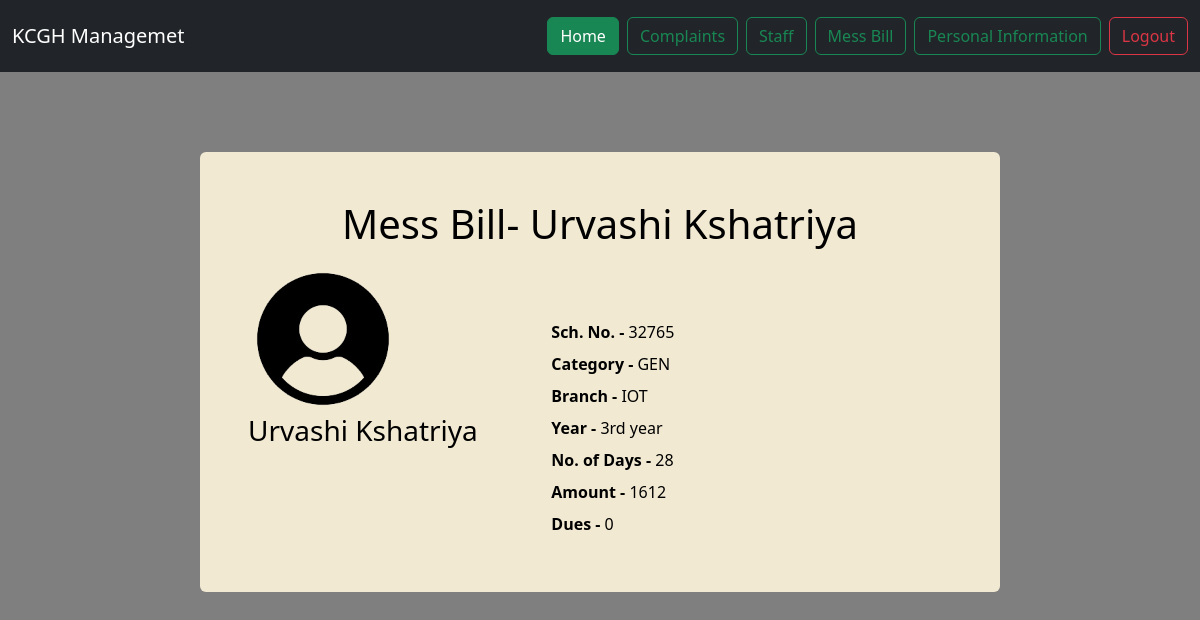
Screenshot of /messbill (signed in) with the database file from the repository.
### mess/models.py (models this page shows, shortened)
class MessBill(models.Model):
    user = models.ForeignKey(User, on_delete=models.CASCADE, null=True, blank=True)
    name = models.CharField(max_length=50)
    sch_no = models.IntegerField()
    category = models.CharField(max_length=15)
    branch = models.CharField(max_length=15)
    year = models.IntegerField()
    number_of_days = models.IntegerField(default=10)
    total_amount = models.IntegerField()
    dues = models.IntegerField(default= 0)
    month_year = models.CharField(max_length=7, default=datetime.now().strftime("%Y-%m"))

### mess/views.py (the view)
# urls.py: path("messbill", views.messbill, name="messbill"),
@login_required
def messbill(request):
    mess_bill = MessBill.objects.filter(user=request.user).first()
    return render(request, "messbill.html", {'mess_bill': mess_bill, 'user': request.user})

### mess/templates/messBill.html (shortened to what this page needs)
{% extends "base.html" %}
{% load static%}
{% block body %}
{% include "components/navbar.html" %}
<div class="d-flex justify-content-center align-items-start" style="height: 80vh; margin-top: 80px;">
    <div class="container text-white p-5 rounded"
        style="background: #f1e9d2; color: black !important; max-width: 800px;">
        <h1 class="text-center" style="color: black;">Mess Bill- {{mess_bill.name}}</h1>
        <div class="row mt-3">
            <div class="col-md-5 ">
                <img src="/static/images/images-removebg-preview.png " class="p-0 m-0 " alt="Logo"
                    style="height: 150px; align-items: center;">
                <h3>{{mess_bill.name}}</h3>
            </div>
            <div class="col-md-7 mt-5 align-items-center">
                <div class="my-2">
                    <strong>Sch. No. - </strong>
                    <p class="d-inline">{{mess_bill.sch_no}}</p>
                </div>
                <div class="my-2">
                    <strong>Category - </strong>
                    <p class="d-inline">{{mess_bill.category}}</p>
                </div>
                <div class="my-2">
                    <strong>Branch - </strong>
                    <p class="d-inline">{{mess_bill.branch}}</p>
                </div>
                <div class="my-2">
                    <strong>Year - </strong>
                    <p class="d-inline">{{mess_bill.year}}rd year</p>
                </div>
                <div class="my-2">
                    <strong>No. of Days - </strong>
                    <p class="d-inline">{{mess_bill.number_of_days}}</p>
                </div>
                <div class="my-2">
                    <strong>Amount - </strong>
                    <p class="d-inline">{{mess_bill.total_amount}}</p>
                </div>
                <div class="my-2">
                    <strong>Dues - </strong>
                    <p class="d-inline">{{mess_bill.dues}}</p>
                </div>
            </div>
        </div>
    </div>
</div>
{% endblock %}

### rows the page displays
MessBill: name "Urvashi Kshatriya", sch_no "32765", category "GEN", branch "IOT", year "3", number_of_days "28", total_amount "1612", dues "0"
